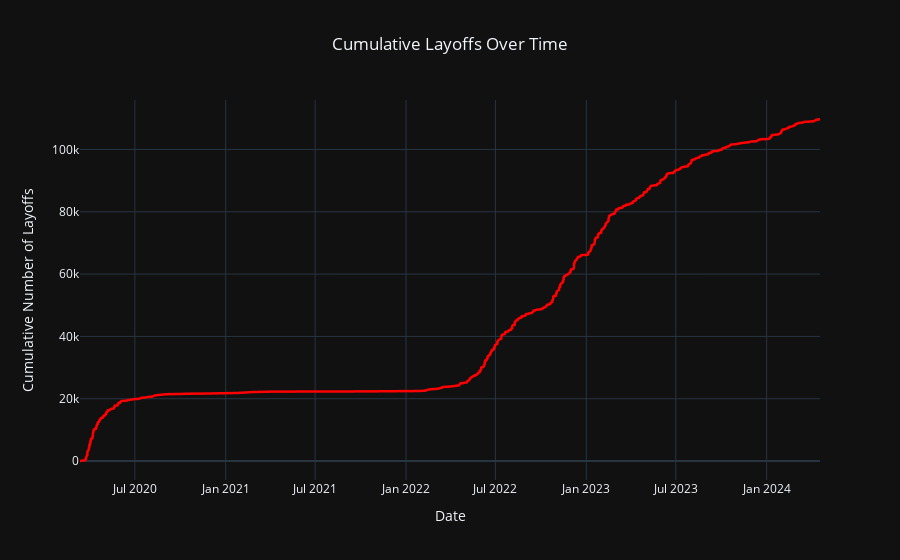

The cell this chart's notebook holds for it:
### Code cell
# Calculate cumulative layoffs over time
df_sorted_date = clean_df.sort_values(by = 'Date')
df_sorted_date['Cumulative_Layoffs'] = df_sorted_date['Layoffs'].cumsum()

# Enhanced time series for cumulative layoffs over time
fig_cum_date = px.line(
    df_sorted_date,
    x = 'Date',
    y = 'Cumulative_Layoffs',
    title = 'Cumulative Layoffs Over Time',
    template = 'plotly_dark',
    labels = {'Cumulative_Layoffs': 'Cumulative Number of Layoffs'}
)

fig_cum_date.update_layout(title_x = 0.5)
fig_cum_date.update_traces(line = dict(color = 'red', width = 2.5))

fig_cum_date.show()

### Figure 1 — Plotly figure (JSON) as saved in the notebook; plotly's stock layout.template omitted (floating-point values rounded to 4 significant figures; data arrays with more than 128 entries replaced by an {"elided": "..."} marker saying what was removed)
{"data": [{"hovertemplate": "Date=%{x}<br>Cumulative Number of Layoffs=%{y}<extra></extra>", "legendgroup": "", "line": {"color": "red", "dash": "solid", "width": 2.5}, "marker": {"symbol": "circle"}, "mode": "lines", "name": "", "showlegend": false, "type": "scattergl", "x": {"elided": "1167 str values"}, "xaxis": "x", "y": {"elided": "1167 int values"}, "yaxis": "y"}], "layout": {"legend": {"tracegroupgap": 0}, "title": {"text": "Cumulative Layoffs Over Time", "x": 0.5}, "xaxis": {"anchor": "y", "domain": [0, 1], "title": {"text": "Date"}}, "yaxis": {"anchor": "x", "domain": [0, 1], "title": {"text": "Cumulative Number of Layoffs"}}}}
